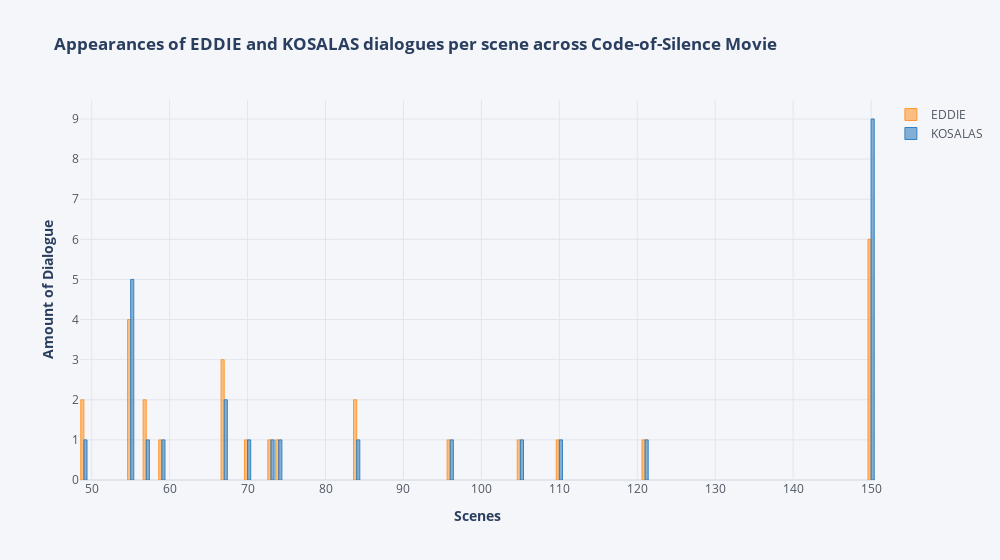

The cell this chart's notebook holds for it:
### Code cell
df_2_count, df_2_dialogue = dia.xter_count_perscene(movie_characters[:2])
dia.scene_dialogue_plot(df_2_count)

### Figure 1 — Plotly figure (JSON) as saved in the notebook; plotly's stock layout.template omitted (floating-point values rounded to 4 significant figures)
{"data": [{"marker": {"color": "rgba(255, 153, 51, 0.6)", "line": {"color": "rgba(255, 153, 51, 1.0)", "width": 1}}, "name": "EDDIE", "orientation": "v", "text": "", "type": "bar", "x": [49, 55, 57, 59, 67, 70, 73, 74, 84, 96, 105, 110, 121, 150], "y": [2, 4, 2, 1, 3, 1, 1, 1, 2, 1, 1, 1, 1, 6]}, {"marker": {"color": "rgba(55, 128, 191, 0.6)", "line": {"color": "rgba(55, 128, 191, 1.0)", "width": 1}}, "name": "KOSALAS", "orientation": "v", "text": "", "type": "bar", "x": [49, 55, 57, 59, 67, 70, 73, 74, 84, 96, 105, 110, 121, 150], "y": [1, 5, 1, 1, 2, 1, 1, 1, 1, 1, 1, 1, 1, 9]}], "layout": {"legend": {"bgcolor": "#F5F6F9", "font": {"color": "#4D5663"}}, "paper_bgcolor": "#F5F6F9", "plot_bgcolor": "#F5F6F9", "title": {"text": "<b> Appearances of EDDIE and KOSALAS dialogues per scene across Code-of-Silence Movie <b>"}, "width": 1000, "xaxis": {"dtick": 10, "gridcolor": "#E1E5ED", "showgrid": true, "tickfont": {"color": "#4D5663"}, "title": {"text": "<b> Scenes <b>"}, "zerolinecolor": "#E1E5ED"}, "yaxis": {"gridcolor": "#E1E5ED", "showgrid": true, "tickfont": {"color": "#4D5663"}, "title": {"text": "<b> Amount of Dialogue <b>"}, "zerolinecolor": "#E1E5ED"}}}
